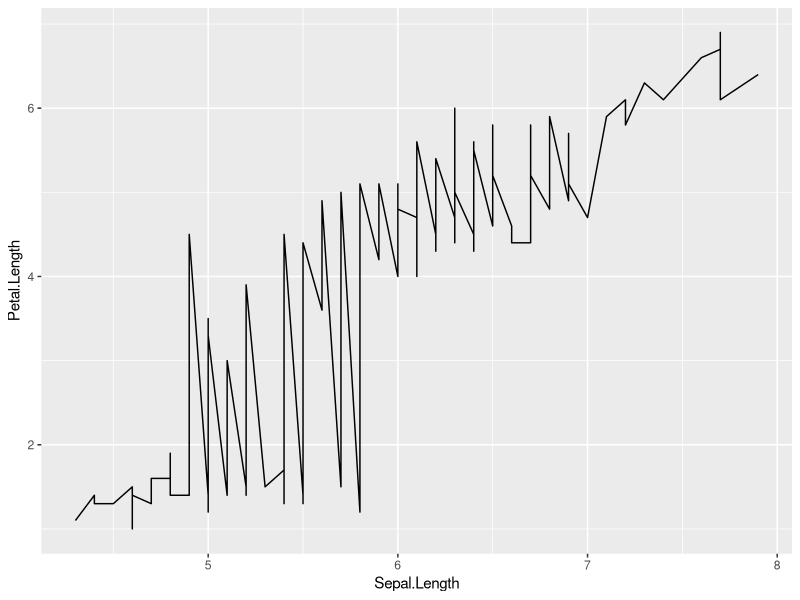
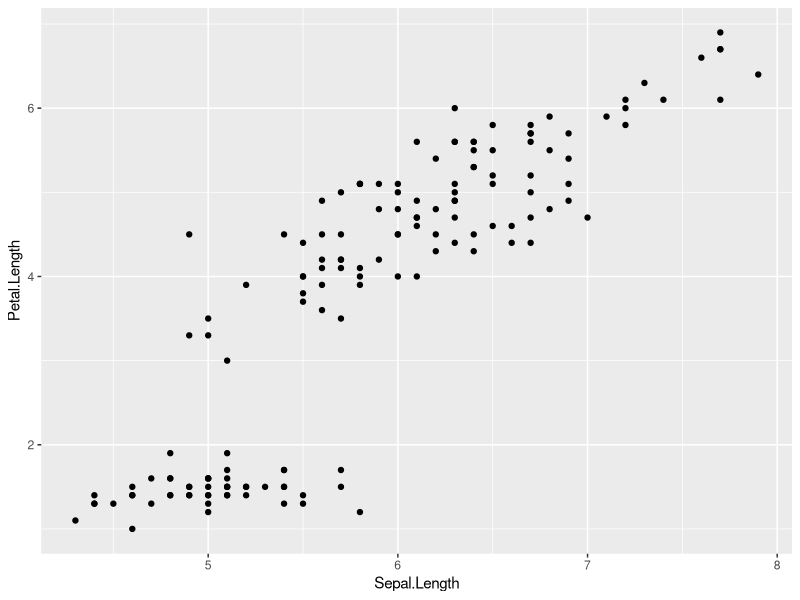
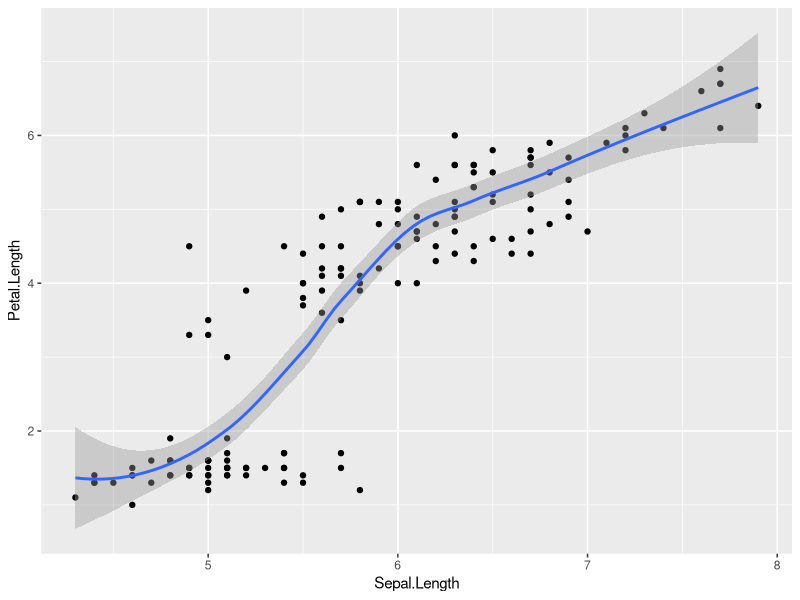
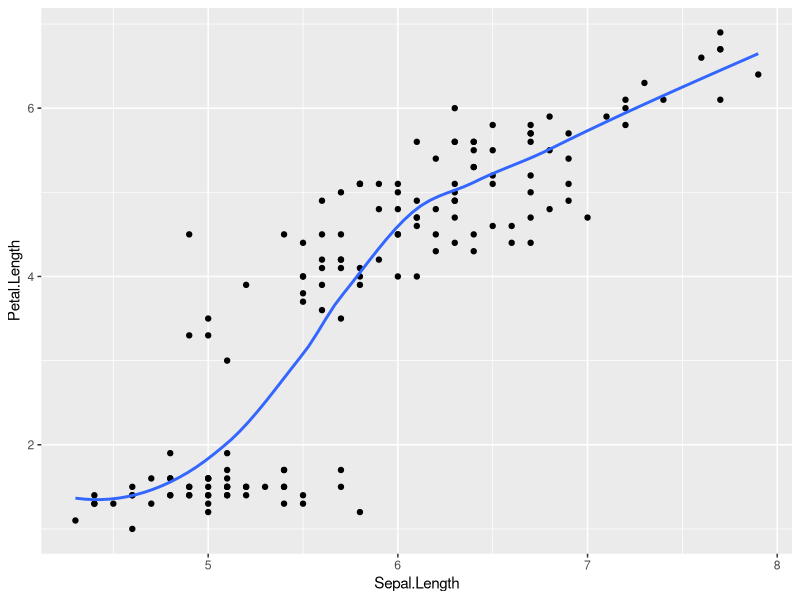
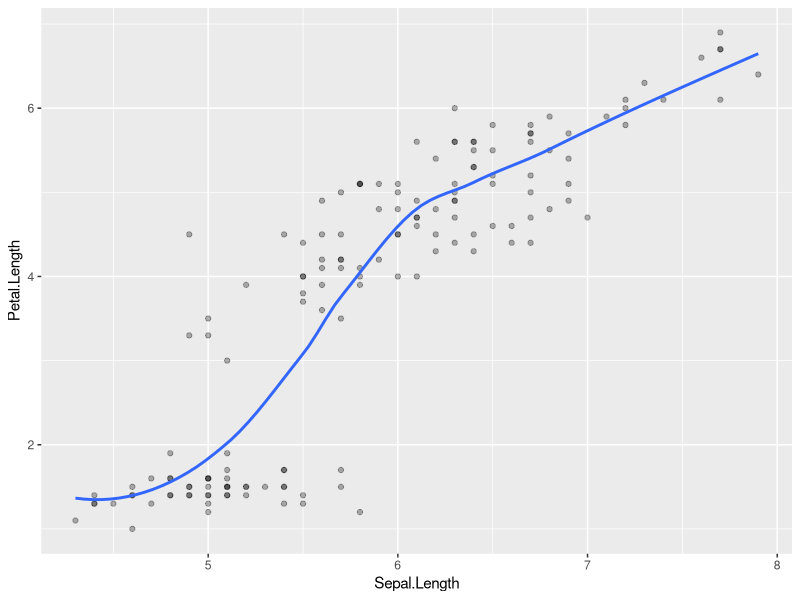
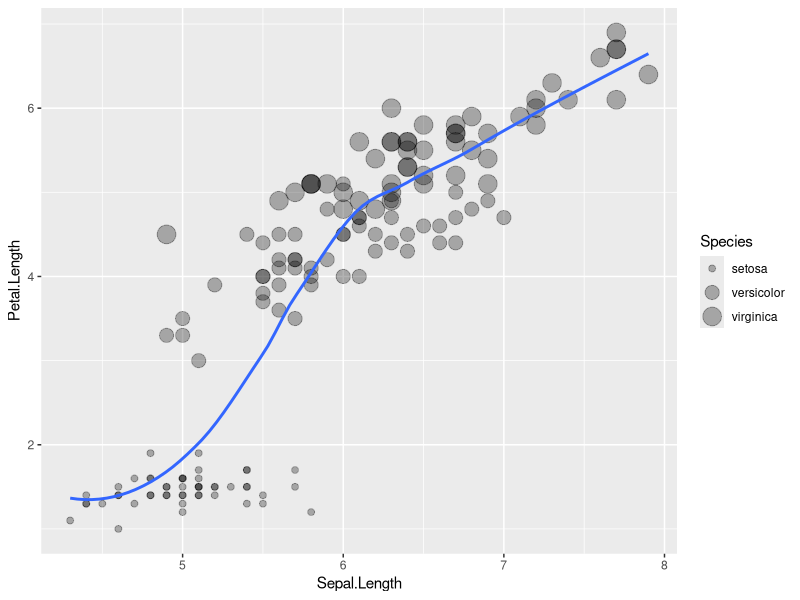
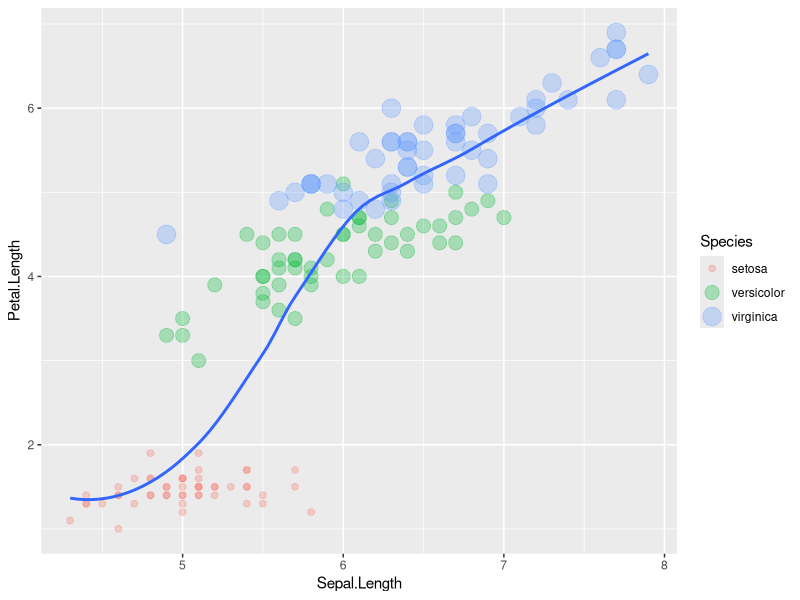
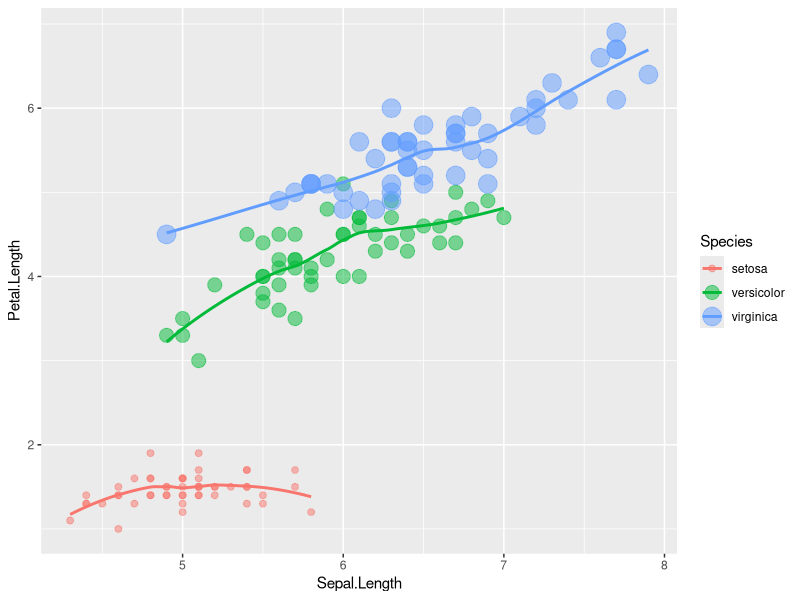

Recreate these plots in R, in order.
# Estadística Bayesiana 2025-II ----
# Grupo: 4307
# Dra. Lizbeth Naranjo
# Enrique Reyes

## Laboratorio 2 ----
# 06-02-2025
# Visualizacion de datos en R

### ggplot2 ----
# Este paquete tambien pertenece al tidyverse, se usa para la 
# graficar un conjunto de datos, haciendo graficas "complejas" de 
# forma sencilla y con pocas lineas de codigo

# Instalamos el paquete
install.packages("ggplot2")

# Activamos el paquete
library(ggplot2)

# Continuaremos con el conjunto de datos de Lirios

# Creamos un entorno donde graficaremos
Graf1 = ggplot(iris,aes(Sepal.Length,Petal.Length))

# para graficar un grafico de lineas en nuestro conjunto
# de datos
Graf1 + geom_line()

# podemos ver que esta grafica no es la más representativa para 
# este conjunto de datos, así que plantearemos otra grafica

# Si quisieramos graficar los puntos
Graf1 + geom_point()

# Esta grafica es más representativa para este conjunto de datos

# si quisieramos graficar un suavecimiento a este conjunto de datos
Graf1 + geom_point() + stat_smooth()

# si quisieramos quitar los intervalos de confianza
Graf1 + geom_point() + stat_smooth(se=F)

# Si quisieramos cambiar la opacidad de los puntos
Graf1 + geom_point(alpha=0.3) + stat_smooth(se=F)

# Si quisieramos cambiar el tamaño de los puntos
Graf1 + geom_point(alpha=0.3,aes(size=Species)) + 
  stat_smooth(se=F)

# Si quisieramos cambiar el color por el tipo de especie
Graf1 + geom_point(alpha=0.3,aes(size=Species,color=Species)) + 
  stat_smooth(se=F)

# si quisieramos hacer un ajuste por cada especie
Graf2 = ggplot(iris,aes(Sepal.Length,Petal.Length,color=Species))

Graf2 + geom_point(alpha=0.5,aes(size=Species)) + 
  stat_smooth(se=F)

# si en lugar de un suavizamiento quisieramos un ajuste lineal
# y con intervalos de confianza y con tamaño homogeneo en los puntos
Graf2 + geom_point(alpha=0.5) + stat_smooth(method = "lm")

# y si en lugar de tener una sola grafica quisiera tener una por
# cada especie para visualizar mejor los datos
Graf2 + geom_point(alpha=0.5) + stat_smooth(method = "lm") + 
  facet_wrap(~ Species)

# Para ajustar el campo de vision
Graf2 + geom_point(alpha=0.5) + stat_smooth(method = "lm") + 
  facet_wrap(~ Species, scale="free")

# la grafica de caja, el global con las 150 observaciones seria
Graf1 + geom_boxplot()

# la grafica de caja, para cada especie estaria dado por
Graf2 + geom_boxplot()

# si quisieramos aññadir mas informacion a nuestra grafica
# graficaremos los puntos en x con respecto a la media en y
Graf1 +  geom_boxplot() + 
  stat_summary(fun.y=mean,geom="point",shape=18,size=3,color="black")

# por grupos
Graf2 +  geom_boxplot() + 
  stat_summary(fun.y=mean,geom="point",shape=18,size=3,color="black")

# si en lugar de graficar la media en y qusieramos graficar todos
# los puntos observados
Graf1 +  geom_boxplot() + geom_jitter()

# por grupos
Graf2 +  geom_boxplot() + geom_jitter()

# Podemos combinar ambas graficas
Graf1 + geom_boxplot(notch = TRUE) +
  stat_summary(fun.y = mean, 
               geom="point",shape=18,size=3,color="cyan3")+
  geom_jitter()

# por clase
Graf2 + geom_boxplot(notch = TRUE) +
  stat_summary(fun.y = mean, 
               geom="point",shape=18,size=3,color="cyan3")+
  geom_jitter()

# tenemos el grafico de violin que nos da una idea general
# sobre la dispersion de los datos
Graf1 + geom_violin() +
  stat_summary(fun.y = mean, 
               geom="point",shape=18,size=3,color="cyan3")+
  geom_jitter()

# por clase
Graf2 + geom_violin() +
  stat_summary(fun.y = mean, 
               geom="point",shape=18,size=3,color="cyan3")+
  geom_jitter()

# grafica de barras
ggplot(iris,aes(Petal.Length)) + 
  geom_bar()

# Por clases
ggplot(iris,aes(Petal.Length,fill=Species)) + 
  geom_bar()

# grafica de puntos
ggplot(iris,aes(Petal.Length)) + 
  geom_dotplot()

# Por clases
ggplot(iris,aes(Petal.Length,fill=Species)) + 
  geom_dotplot()

# Histograma
ggplot(iris,aes(Petal.Length)) + 
  geom_histogram()

# frecuencia
ggplot(iris,aes(Petal.Length)) + 
  geom_freqpoly()

# histograma mas frecuencia
ggplot(iris,aes(Petal.Length)) + 
  geom_histogram(alpha=0.7) + geom_freqpoly(color="red2")

# histograma y frecuencia por specie
ggplot(iris,aes(Petal.Length,fill=Species)) + 
  geom_histogram(alpha=0.7) + geom_freqpoly(color="red2")

# histograma de densidad
ggplot(iris,aes(Petal.Length)) + 
  geom_histogram(aes(y=..density..)) 

# histograma de densidad mas densidad empirica por especie
ggplot(data=iris, aes(Petal.Length,fill=Species)) + 
  geom_histogram(aes(y=..density..)) + geom_density(alpha=0.7)

# podemos cambiar el tema
ggplot(data=iris, aes(Petal.Length,fill=Species)) + 
  geom_histogram(aes(y=..density..)) + geom_density(alpha=0.7) +
  theme_bw()

# podemos añadir titulo
ggplot(data=iris, aes(Petal.Length,fill=Species)) + 
  geom_histogram(aes(y=..density..)) + geom_density(alpha=0.7) +
  theme_bw() + ggtitle("Ddensidad e histograma empirico")

# podemos modificar el nombre de los ejes
ggplot(data=iris, aes(Petal.Length,fill=Species)) + 
  geom_histogram(aes(y=..density..)) + geom_density(alpha=0.7) +
  theme_bw() + ggtitle("Ddensidad e histograma empirico") +
  labs(y="Densidad",x="Longitud del petalo") 

# podemos modificar el nombre de la variable Species
ggplot(data=iris, aes(Petal.Length,fill=Species)) + 
  geom_histogram(aes(y=..density..)) + geom_density(alpha=0.7) +
  theme_bw() + ggtitle("Ddensidad e histograma empirico") +
  labs(y="Densidad",x="Longitud del petalo",fill="Especies") 

# podemos añadir un subtitulo
ggplot(data=iris, aes(Petal.Length,fill=Species)) + 
  geom_histogram(aes(y=..density..)) + geom_density(alpha=0.7) +
  theme_bw() + ggtitle("Ddensidad e histograma empirico",
                       subtitle = "Estadística Bayesiana") +
  labs(y="Densidad",x="Longitud del petalo",fill="Especies") 

# podemos añadir una descripcion
ggplot(data=iris, aes(Petal.Length,fill=Species)) + 
  geom_histogram(aes(y=..density..)) + geom_density(alpha=0.7) +
  theme_bw() + ggtitle("Ddensidad e histograma empirico",
                       subtitle = "Estadística Bayesiana") +
  labs(y="Densidad",x="Longitud del petalo",fill="Especies",
       caption = "Densidad de la longitud del petalo por especie") 

# Podemos añadir una numeracion a las graficas
ggplot(data=iris, aes(Petal.Length,fill=Species)) + 
  geom_histogram(aes(y=..density..)) + geom_density(alpha=0.7) +
  theme_bw() + ggtitle("Ddensidad e histograma empirico",
                       subtitle = "Estadística Bayesiana") +
  labs(y="Densidad",x="Longitud del petalo",fill="Especies",
       caption = "Densidad de la longitud del petalo por especie",
       tag = "Figura 1") 

